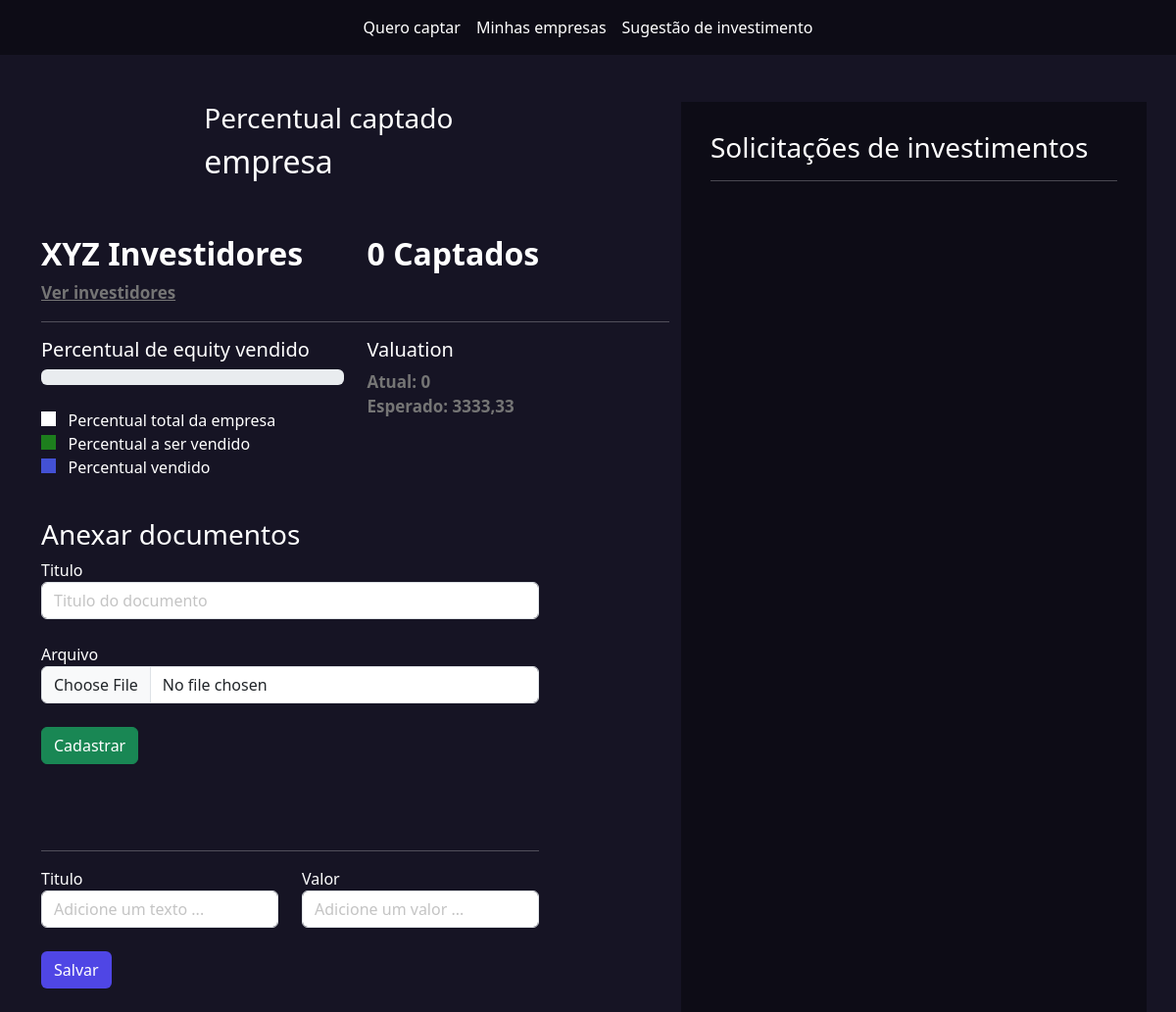
Before: /businessman/company/1 (signed in) with the older database file.
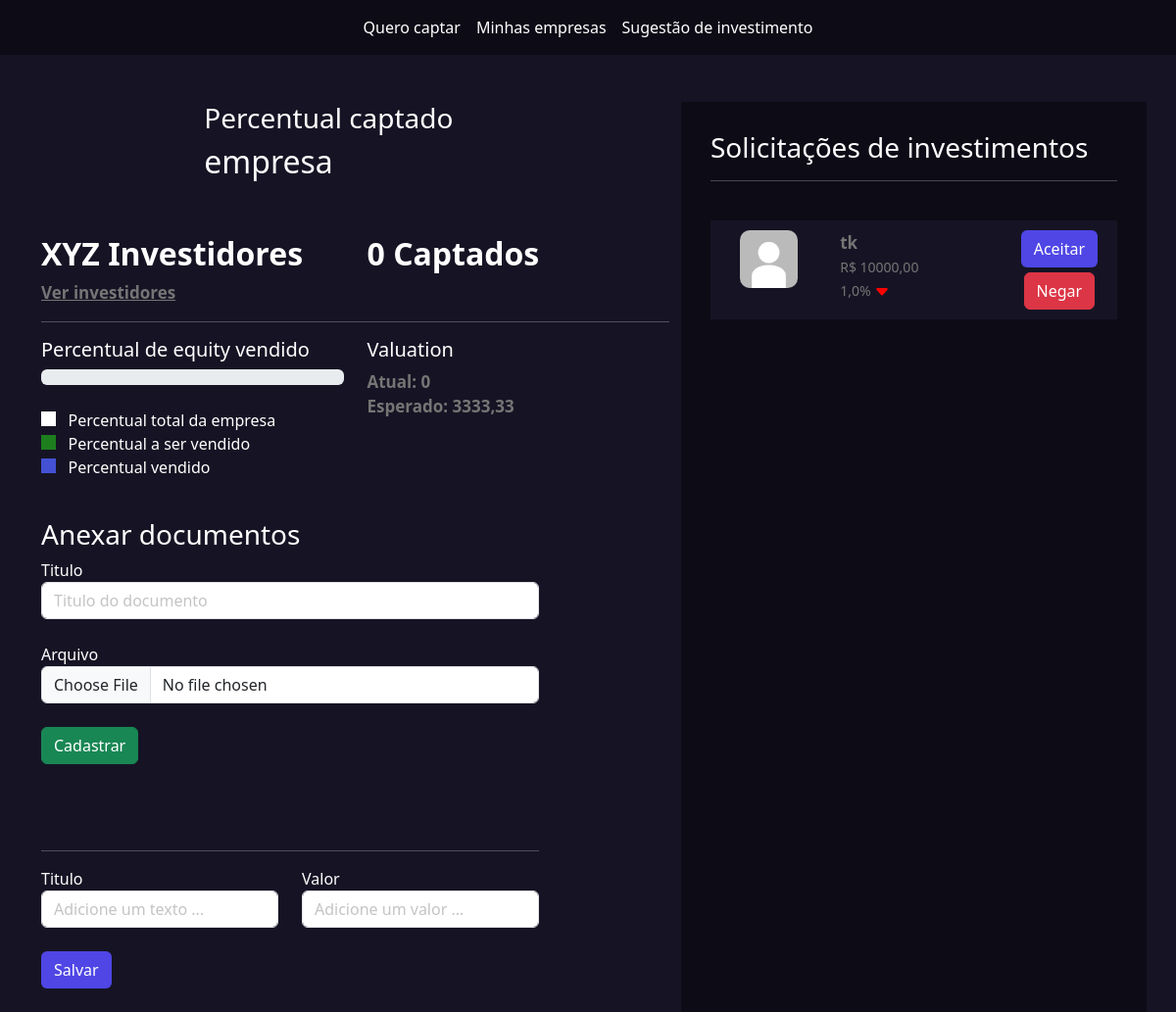
After: the same page with the newer database file.
### businessman/models.py (models this page shows, shortened)
class Companies(models.Model):
    time_existence_choices = (
        ('-6', 'Menos de 6 meses'),
        ('+6', 'Mais de 6 meses'),
        ('+1', 'Mais de 1 ano'),
        ('+5', 'Mais de 5 anos')
    )
    stage_choices = (
        ('I', 'Tenho apenas uma idea'),
        ('MVP', 'Possuo um MVP'),
        ('MVPP', 'Possuo um MVP com clientes pagantes'),
        ('E', 'Empresa pronta para escalar'),
    )
    area_choices = (
        ('ED', 'Ed-tech'),
        ('FT', 'Fintech'),
        ('AT', 'Agrotech'),
    )
    user = models.ForeignKey(User, on_delete=models.DO_NOTHING)
    name = models.CharField(max_length=50)
    cnpj = models.CharField(max_length=30)
    site = models.URLField()
    time_existence = models.CharField(max_length=2, choices=time_existence_choices, default='-6')
    description = models.TextField()
    end_date_acquisition = models.DateField()
    percentual_equity = models.IntegerField()
    stage = models.CharField(max_length=4, choices=stage_choices, default='I')
    area = models.CharField(max_length=3, choices=area_choices)
    target_audience = models.CharField(max_length=3)
    value = models.DecimalField(max_digits=9, decimal_places=2)
    pitch = models.FileField(upload_to='pitchs')
    logo = models.FileField(upload_to='logo')
    @property
    def valuation(self):
        return float(f'{(100 * self.value) / self.percentual_equity:.2f}')

### investors/models.py (models this page shows, shortened)
class InvestmentProposal(models.Model):
    status_choices = (
        ('AS', 'Aguardando assinatura'),
        ('PE', 'Proposta enviada'),
        ('PA', 'Proposta aceita'),
        ('PR', 'Proposta recusada')
    )
    value = models.DecimalField(max_digits=9, decimal_places=2)
    percentual = models.FloatField()
    company = models.ForeignKey(Companies, on_delete=models.DO_NOTHING)
    investor = models.ForeignKey(User, on_delete=models.DO_NOTHING)
    status = models.CharField(max_length=2, choices=status_choices, default='AS')
    selfie = models.FileField(upload_to="selfie", null=True, blank=True)
    rg = models.FileField(upload_to="rg", null=True, blank=True)

### businessman/views.py (the view)
# urls.py: path('company/<int:id>', views.company, name="company"),
def company(request, id):
    company = Companies.objects.get(id=id)
    if company.user != request.user:
        messages.add_message(request, constants.ERROR, "Essa empresa não é sua")
        return redirect(f'/businessman/list_companies')
    if request.method == "GET":
        documents = Documents.objects.filter(company=company)
        investment_proposal = InvestmentProposal.objects.filter(company=company)
        percentage_sold = 0
        for ip in investment_proposal:
            if ip.status == 'PA':
                percentage_sold += ip.percentual
        total_raised = sum(investment_proposal.filter(status='PA').values_list('value', flat=True))
        current_valuation = (100 * float(total_raised)) / float(percentage_sold) if percentage_sold != 0 else 0
        investment_proposal_sent = investment_proposal.filter(status='PE')
        return render(request, 'company.html', {'company': company, 'documents': documents,
                                                'investment_proposal_sent': investment_proposal_sent,
                                                'percentage_sold':int(percentage_sold),
                                                'total_raised':total_raised,
                                                'current_valuation':current_valuation})

### businessman/templates/company.html (shortened to what this page needs)
{% extends "base.html" %}
{% load static %}
{% block 'head' %}
<link rel="stylesheet" href="{% static 'businessman/css/list_companies.css' %}">
<link rel="stylesheet" href="{% static 'businessman/css/company.css' %}">
<link rel="stylesheet" href="{% static 'users/css/users.css' %}">
{% endblock 'head' %}
{% block 'body' %}
    {% include "partials/navbar.html" %}
    <br><br>
    <div class="container">
        <div class="row">
            <div class="col-md-7">
                <div class="row">
                    <div class="col-md-3">
                    </div>
                    <div class="col-md">
                        <h3>Percentual captado</h3>
                        <h2>{{company.name}}</h2>
                    </div>
                </div>
                <br><br>
                <div class="row">
                    <div class="col-md">
                        <h2 class="titulo2">XYZ Investidores</h2>
                        <a href="#" class="sub-fonte">Ver investidores</a>
                    </div>
                    <div class="col-md">
                        <h2 class="titulo2">{{total_raised}} Captados</h2>
                    </div>
                </div>
                <hr>
                <div class="row">
                    <div class="col-md">
                        <h5>Percentual de equity vendido</h5>
                        <div class="progress">
                        </div>
                        <br>
                        <label class="point-white"></label><span>&nbsp&nbsp Percentual total da empresa</span>
                        <br>
                        <label class="point-green"></label><span>&nbsp&nbsp Percentual a ser vendido</span>
                        <br>
                        <label class="point-blue"></label><span>&nbsp&nbsp Percentual vendido</span>
                    </div>
                    <div class="col-md">
                        <h5>Valuation</h5>
                        <span class="sub-fonte">Atual: {{current_valuation}}</span>
                        <br>
                        <span class="sub-fonte">Esperado: {{company.valuation}}</span>
                    </div>
                    <div class="documentos">
                        <h3>Anexar documentos</h3>
                        <form action="{% url 'add_doc' company.id %}" method="POST" enctype='multipart/form-data'>{% csrf_token %}                            <label>Titulo</label>
                            <input type="text" name="titulo" class="form-control" placeholder="Titulo do documento">
                            <br>
                            <label>Arquivo</label>
                            <input type="file" name="arquivo" class="form-control">
                            <br>
                            <input type="submit" class="btn btn-success" value="Cadastrar">
                        </form>
                        <br><br>
                        <br>
                        <hr>
                        <div class="row">
                            <div class="col-md">
                                <form action="{% url 'add_metrics' company.id %}" method="POST">{% csrf_token %}
                                <label>Titulo</label>
                                <input type="text" class="form-control" name="titulo" placeholder="Adicione um texto ...">
                            </div>
                            <div class="col-md">
                                <label>Valor</label>
                                <input type="text" class="form-control" name="valor" placeholder="Adicione um valor ...">
                            </div>
                        </div>
                        <br>
                        <input type="submit" value="Salvar" class="btn btn-indigo-normal">
                        <br><br>
                    </div>
                </div>
            </div>
            <div class="col-md-5 dark-color intereses-investimentos">
                <h3>Solicitações de investimentos</h3>
                <hr>
                <br>
                {% for ip in investment_proposal_sent  %}
                <div class="bg-color-dark card-investimento">
                    <div class="row">
                        <div class="col-md">
                            <img src="{% static 'geral/img/foto_perfil.webp' %}" class="foto-perfil" alt="">
                        </div>
                        <div class="col-md-5" style="text-align: left">
                            <span class="sub-fonte">{{ip.investor}}</span>
                            <br>
                            <span class="sub-fonte2">R$ {{ip.value}}</span>
                            <br>
                            <span class="sub-fonte2">{{ip.percentual}}%
                                {% if ip.valuation >= company.valuation  %}
                                <svg xmlns="http://www.w3.org/2000/svg" width="16" height="16" fill="currentColor" class="bi bi-caret-up-fill" style="color: #00ff00;" viewBox="0 0 16 16">
                                    <path d="m7.247 4.86-4.796 5.481c-.566.647-.106 1.659.753 1.659h9.592a1 1 0 0 0 .753-1.659l-4.796-5.48a1 1 0 0 0-1.506 0z"/>
                                </svg>
                            {% else %}
                                <svg xmlns="http://www.w3.org/2000/svg" width="16" height="16" fill="currentColor" style="color: #ff0000;" class="bi bi-caret-down-fill" viewBox="0 0 16 16">
                                    <path d="M7.247 11.14 2.451 5.658C1.885 5.013 2.345 4 3.204 4h9.592a1 1 0 0 1 .753 1.659l-4.796 5.48a1 1 0 0 1-1.506 0z"/>
                                </svg>
                            {% endif %}
                            </span>
                        </div>
                        <div class="col-md">
                            <a href="{% url 'manage_proposal' ip.id %}?action=accept" class="btn btn-indigo-normal">Aceitar</a>
                            <br>
                            <a href="{% url 'manage_proposal' ip.id %}?action=deny" style="margin-top: 5px;" class="btn btn-danger">Negar</a>
                        </div>
                    </div>
                </div>
                <br>
            {% endfor %}
            </div>
        </div>
    </div>
{% endblock 'body' %}

### templates/base.html (shortened to what this page needs)
{% load static %}
<!doctype html>
<html lang="en">
    <head>
        <link rel="stylesheet" href="{% static 'global/css/base.css' %}">
        <link href="https://cdn.jsdelivr.net/npm/bootstrap@5.3.3/dist/css/bootstrap.min.css" rel="stylesheet">
        {% block 'head' %}{% endblock 'head' %}
    </head>
    <body>
        {% block 'body' %}{% endblock 'body' %}
    </body>
</html>

### templates/partials/navbar.html (shortened to what this page needs)
<nav class="navbar navbar-expand-lg navbar-dark dark-color">
    <div class="container-fluid">
        <div class="collapse navbar-collapse justify-content-center" id="navbarNav">
            <ul class="navbar-nav">
                <li class="nav-item">
                    <a class="nav-link active" href="{% url 'register_company' %}">Quero captar</a>
                </li>
                <li class="nav-item">
                    <a class="nav-link active" href="{% url 'list_companies' %}">Minhas empresas</a>
                </li>
                <li class="nav-item">
                    <a class="nav-link active" href="{% url 'suggestion' %}">Sugestão de investimento</a>
                </li>
            </ul>
        </div>
    </div>
</nav>

### templates/static/global/css/base.css (style rules this page uses)
:root { --main-color: #161424; --dark-color: #0D0C16; --contrast-color: #4F46E5; }
body { color: white !important; background-color: var(--main-color) !important; }
.bg-color-dark { background-color: var(--main-color); }
.dark-color { background-color: var(--dark-color); color: white !important; }

### templates/static/businessman/css/company.css (style rules this page uses)
.intereses-investimentos { min-height: 80vh; padding: 30px }
.card-investimento { padding: 10px; text-align: center; vertical-align: middle; }
.foto-perfil { width: 60%; border-radius: 10px; }
.sub-fonte { color:rgb(117, 117, 117); font-size: 17px; font-weight: bold; }
.sub-fonte2 { color:rgb(117, 117, 117); font-size: 14px; }
.titulo2 { font-weight: bold; }
.point-white { width: 15px; height: 15px; background-color: white; }
.point-green { width: 15px; height: 15px; background-color: #1d7e1d; }
.point-blue { width: 15px; height: 15px; background-color: #4351d4; }
.documentos { width: 80%; margin-top: 40px; }

### templates/static/users/css/users.css (style rules this page uses)
.btn-indigo-normal { background-color: var(--contrast-color); color: white; }

Changed rows visible on the page:
added InvestmentProposal: investor "tk", value "10000,00", percentual "1,0"
